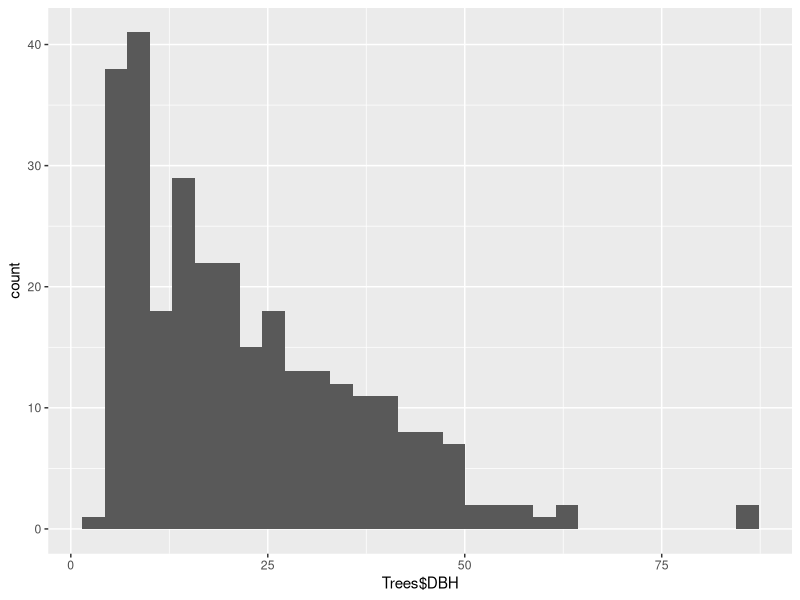
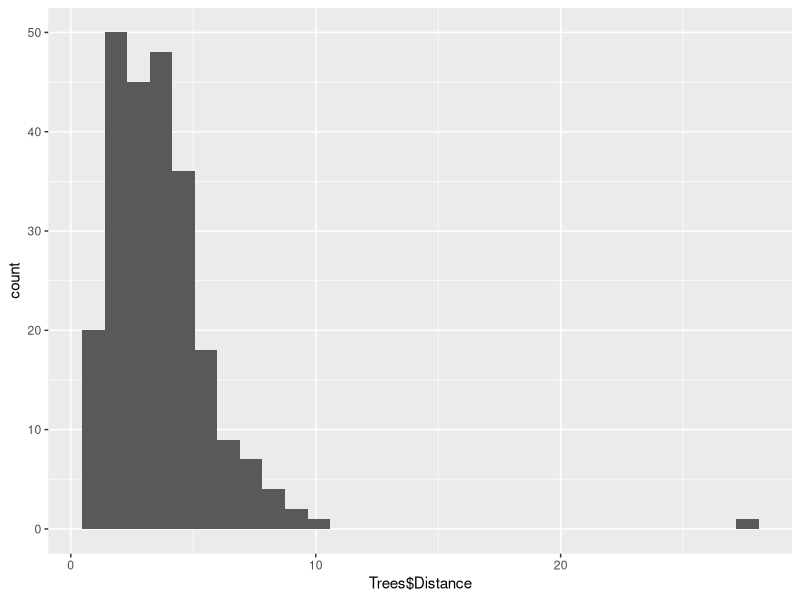
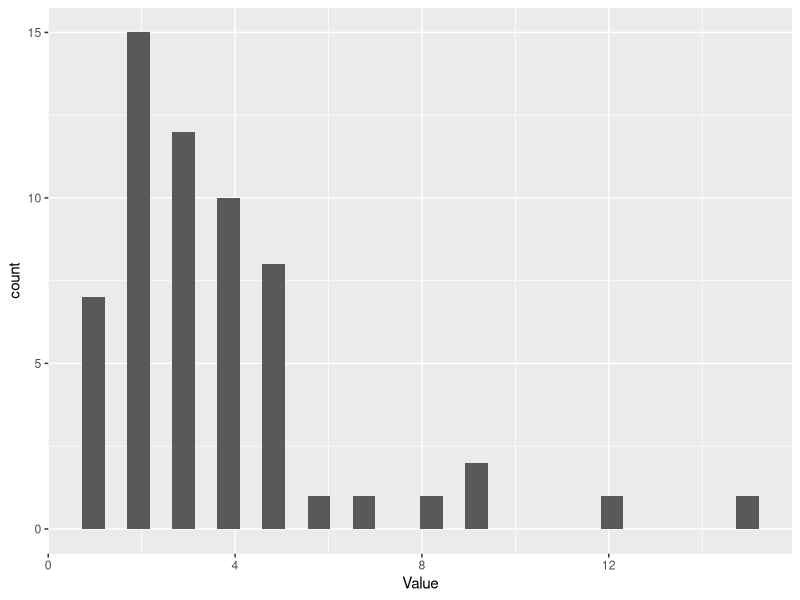
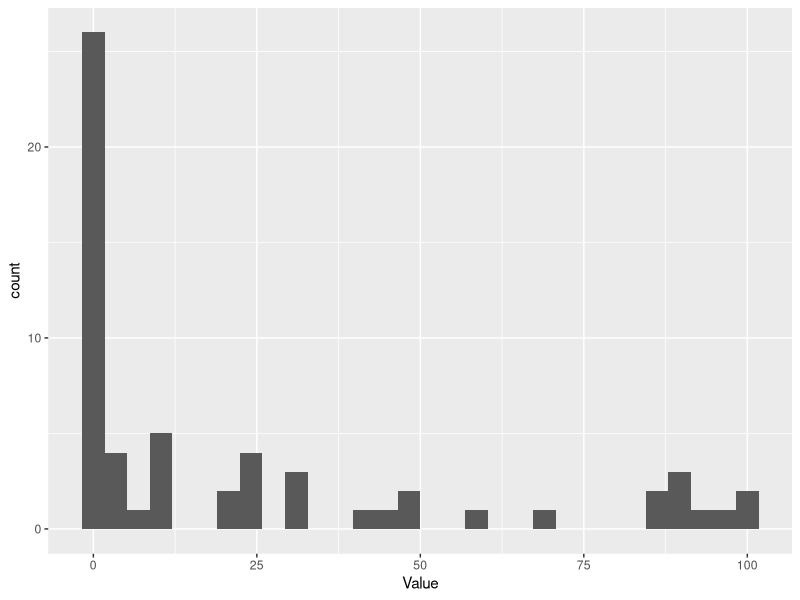
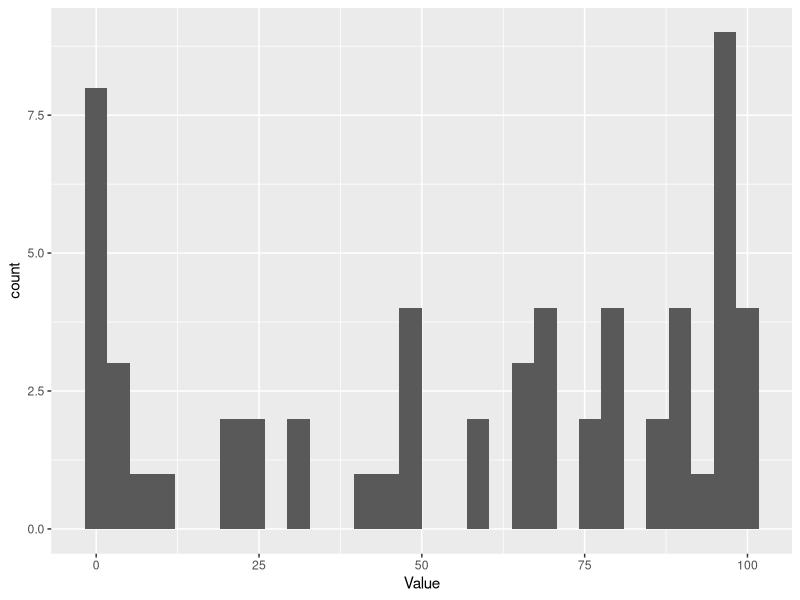
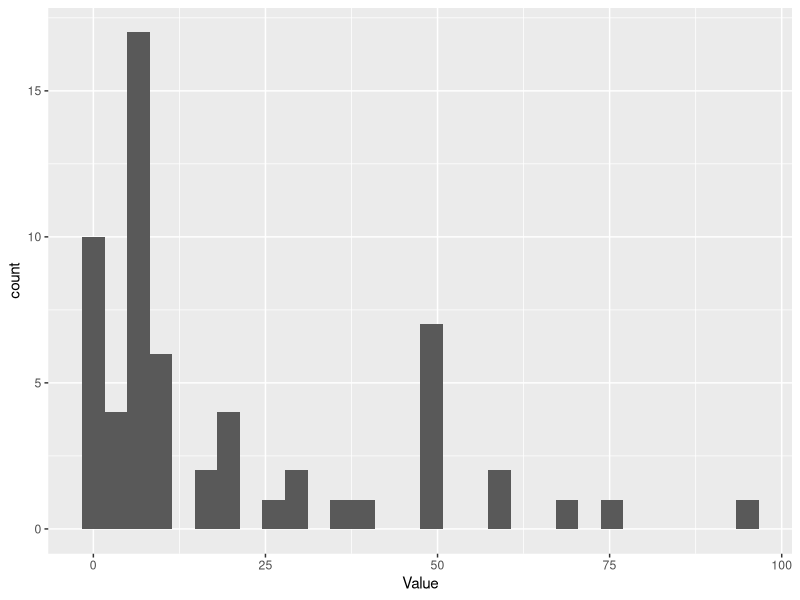

The R script that drew these images, in order:
## ---- chunk 1
rm(list = ls()) #clear R's workspace (the "environment")
library(dplyr) #turn on dplyr for working with data
library(ggplot2) #turn on ggplot for plotting data
## ---- chunk 2
library(readr)
Trees <- read_csv("Trees.csv")
Ground <- read_csv("Ground.csv")
## ---- chunk 3
str(Trees)
#summary(Trees)
## ---- chunk 4
Trees$Habitat<-as.factor(Trees$Habitat)
Trees$`Trap Station`<-as.factor(Trees$`Trap Station`)
Trees$Tree<-as.factor(Trees$Tree)
Trees$Species<-as.factor(Trees$Species)

## ---- chunk 5
Habitats<-levels(Trees$Habitat)
Tree_type<-levels(Trees$Tree)
Tree_species<-levels(Trees$Species)
Habitats
Tree_type
Tree_species
## ---- chunk 6
#figure out which rows have red maple
Nums<-which(Trees$Species =="RED MAPLE"|Trees$Species=="red maple"|Trees$Species == "Red Maple")

#now change those rows to "Red maple" so that all are the same
Trees$Species[Nums]<-"Red maple"
#this worked; sometimes the levels aren't correctly recorded
levels(Trees$Species)# you can see that it still has the levels wrong
Trees$Species<-factor(Trees$Species) #resets the factor levels
levels(Trees$Species)

## ---- chunk 7
#figure out which rows have cedar
Nums<-which(Trees$Species =="cedar")
Trees$Species[Nums]<-"Cedar"
Trees$Species<-factor(Trees$Species) #resets the factor levels
Nums<-which(Trees$Species =="white pine")
Trees$Species[Nums] <- "White pine"
Trees$Species<-factor(Trees$Species) #resets the factor levels
levels(Trees$Species)
length(levels(Trees$Species))
## ---- chunk 8
MyVal<-grep("dead",Trees$Comments)#identifies the rows with "dead" in the comments
#now delete the rows
Trees<-Trees[-c(MyVal),] #Great!
## ---- chunk 9
ggplot(Trees, aes(Trees$DBH))+
geom_histogram()
## ---- chunk 10
ggplot(Trees, aes(Trees$Distance))+
geom_histogram()
## ---- chunk 11
Dump<-which(Trees$Distance >= 20)
Trees$Distance[Dump]<-NA
## ---- chunk 12
str(Ground)
## ---- chunk 13
Ground$Habitat<-as.factor(Ground$Habitat)
Ground$Measurement<-as.factor(Ground$Measurement)
## ---- chunk 14
levels(Ground$Habitat)
## ---- chunk 15
levels(Ground$Measurement)
## ---- chunk 16
Litter<-filter(Ground, Measurement =="Litter Depth")
## ---- chunk 17
ggplot(Litter, aes(Value))+
	geom_histogram()
## ---- chunk 18
Bryo<-filter(Ground, Measurement == "Bryophytes")
ggplot(Bryo, aes(Value))+
	geom_histogram()
## ---- chunk 19
Bare<-filter(Ground, Measurement == "Bare")
ggplot(Bare, aes(Value))+
	geom_histogram()
## ---- chunk 20
Vasc<-filter(Ground, Measurement == "Vascular")
ggplot(Vasc, aes(Value))+
	geom_histogram()
## ---- chunk 21
write.csv(Trees, "newtrees.csv")
write.csv(Ground, "newground.csv")
